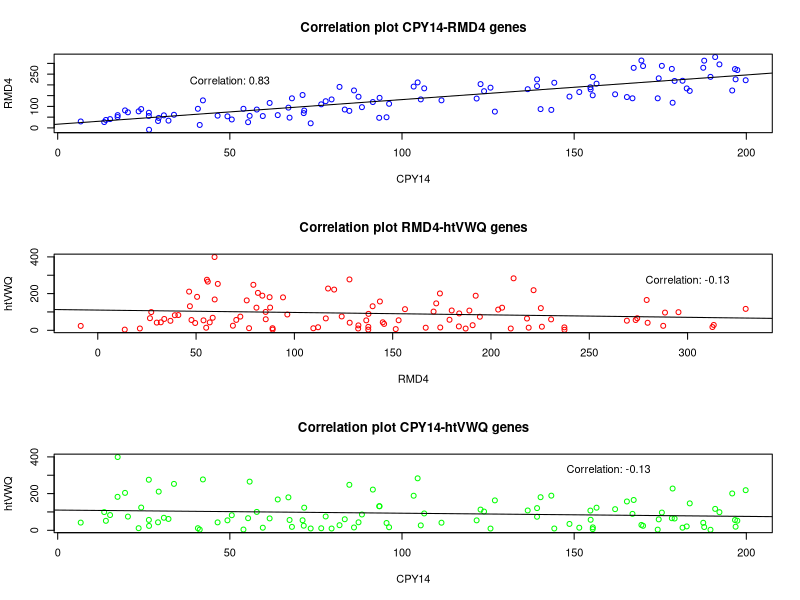

Reproduce this figure in R.
# Homework 1
# Deadline 15 September at 23:59

# 1. Read the data (hw1_r_programming.txt) that contain the three colum. w gene expression level (each gene - each column) at dif.condit.
data <- read.table("hw1_r_programming.txt")
data

# 2.1 Find out whether there are any gene expression dependencies in any pair of genes.
par(mfrow=c(3,1))
d1 <- data[, c("CPY14")]
d2 <- data[, c("RMD4")]
d3 <- data[, c("htVWQ")]
set_12 = cbind(d1,d2)
plot(set_12[,1],set_12[,2], col = "blue", main = "Correlation plot CPY14-RMD4 genes", xlab = "CPY14", ylab = "RMD4")
lm(set_12[,2] ~ set_12[,1])
abline(lm(set_12[,2] ~ set_12[,1]))
text(paste("Correlation:", round(cor(set_12[,1], set_12[,2]), 2)), x = 50, y = 220)
cor.test(set_12[,1],set_12[,2]) # the more abs. value of cor. [-1,1], the stronger dependence between the sets.
# 0.83 - strong correlation -> there is direct (positive) gene expression dependence in gene pair CPY14-RMD4.
set_23 = cbind(d2,d3)
plot(set_23[,1],set_23[,2], col = "red", main = "Correlation plot RMD4-htVWQ genes", xlab = "RMD4", ylab = "htVWQ")
lm(set_23[,2] ~ set_23[,1])
abline(lm(set_23[,2] ~ set_23[,1]))
text(paste("Correlation:", round(cor(set_23[,1], set_23[,2]), 2)), x = 300, y = 275)
cor.test(set_23[,1],set_23[,2])
# -0.13 - weak negative correlation -> there is negative gene expression dependence in gene pair RMD4-htVWQ.
set_13 = cbind(d1,d3)
plot(set_13[,1],set_13[,2], col = "green", main = "Correlation plot CPY14-htVWQ genes", xlab = "CPY14", ylab = "htVWQ")
lm(set_13[,2] ~ set_13[,1])
abline(lm(set_13[,2] ~ set_13[,1]))
text(paste("Correlation:", round(cor(set_13[,1], set_13[,2]), 2)), x = 160, y = 334)
cor.test(set_13[,1],set_13[,2])
# -0.13 - weak negative correlation -> there is negative gene expression dependence in gene pair CPY14-htVWQ.

# 2.2 Find out whether there are any mean gene expression differences in any pair of genes.
mean(d1)
mean(d2)
mean(d3)
t.test(set_12[,1],set_12[,2])
t.test(set_23[,1],set_23[,2])
t.test(set_13[,1],set_13[,2])
t.test(set_12[,1],set_12[,2])$p.value # 0.001649145 < 0.05 -> null hypoth. (dif. in means equals 0) is rejected. -> alternative hypoth. (dif. in means is not 0 -> there is dif. in means)
t.test(set_23[,1],set_23[,2])$p.value # 0.000168951 < 0.05 -> null hypoth. (dif. in means equals 0) is rejected. -> alternative hypoth. (dif. in means is not 0 -> there is dif. in means)
t.test(set_13[,1],set_13[,2])$p.value # 0.239674 > 0.05 -> null hypoth. (dif. in means equals 0) is accepted.

# Conclusion 1: CPY14-RMD4 have the strong dependence only.
# Conclusion 2: There are mean gene expression differences between CPY14-RMD4 and RMD4-htVWQ gene pairs.
